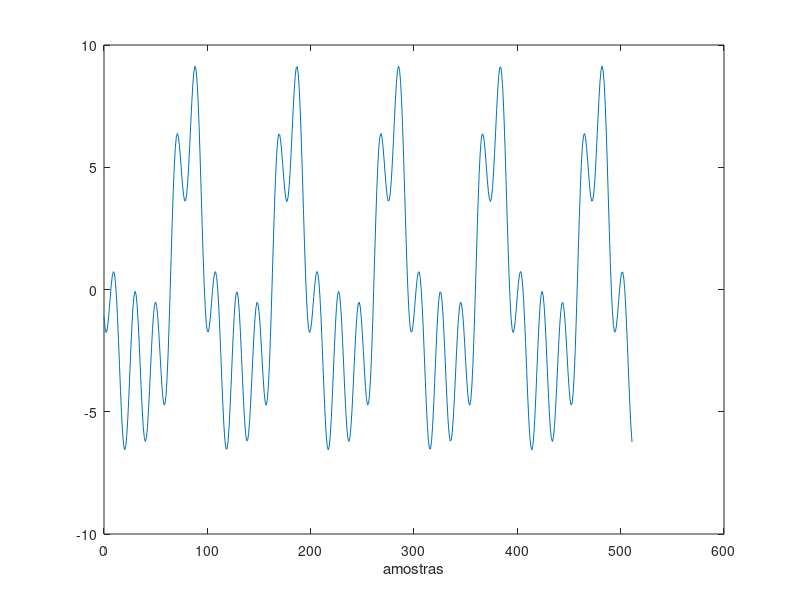
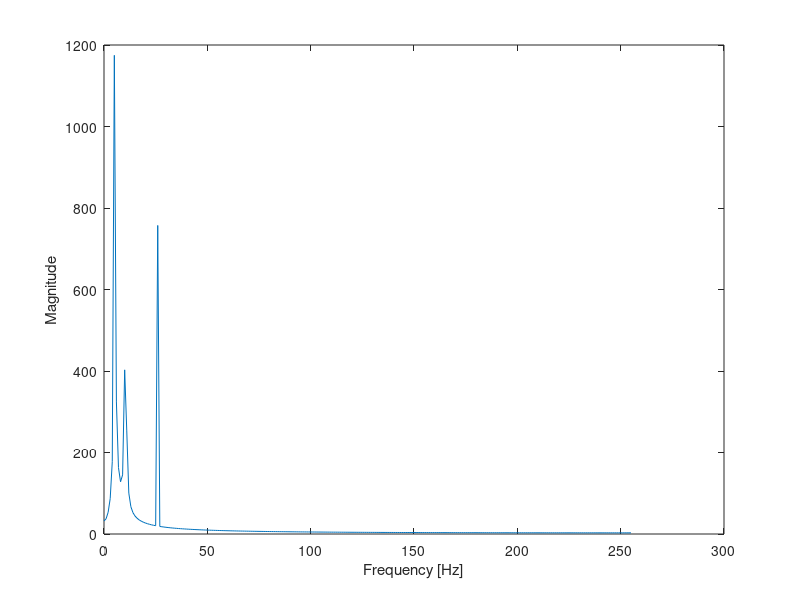
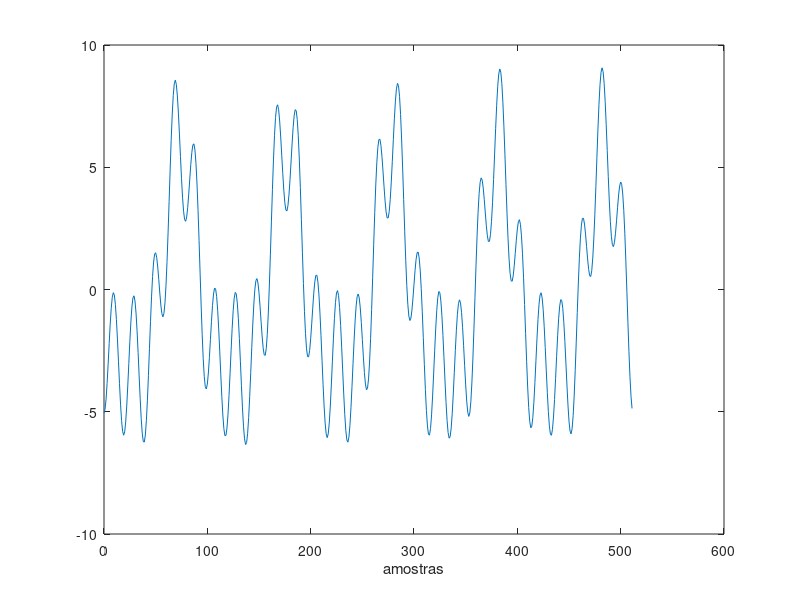
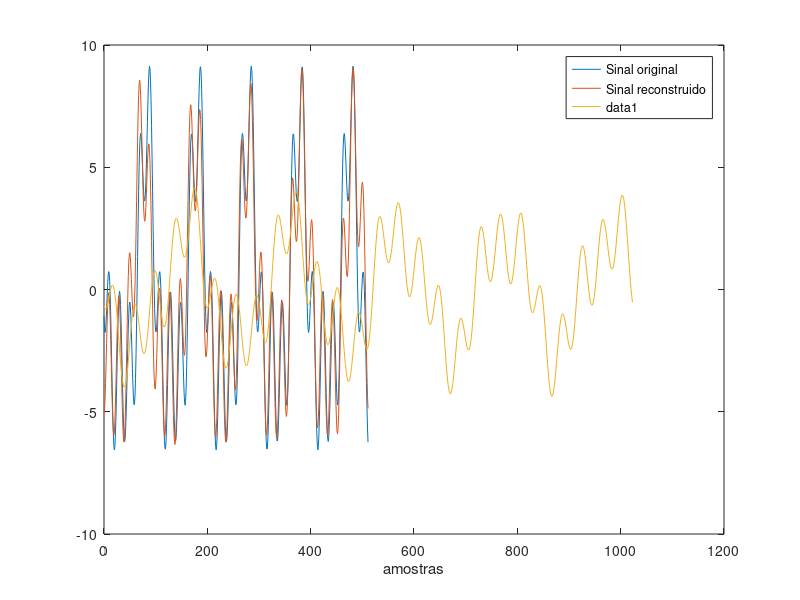

These charts were generated, in order, by the following MATLAB code: (Note: this script raises an error after producing the figures.)
% R1.a)
N=512;  w0=5.2*2*pi/N;  samples=0:N-1;
for n=1:length(samples)
    x(n)=5*cos(w0*samples(n) + 1)+ 2*cos(2*w0*samples(n) +2) +...
       3*cos(5*w0*samples(n) + 3);
end


%% R1.b)
plot(samples,x);
xlabel("amostras")
%% R1.c)
%N=512;
yfft=fft(x);
abs_yfft=abs(yfft);
angle_yfft=angle(yfft);
f=(0:N/2-1)./N;
figure()
    plot(samples(1:N/2),abs_yfft(1:N/2));
    xlabel("Frequency [Hz]");   ylabel("Magnitude");
figure()
    plot(samples(1:N/2),angle_yfft(1:N/2));
    xlabel("Frequecy [Hz]");    ylabel("Angle [rad]");

%% R1.d)

z=zeros(1,N);
n=1:N;
peaks=[ 5,  1174.68,    1.66111;
        10, 402.815,    -2.86734;
        26, 757.183,    3.02112];
for i=1:length(peaks)
    z=z+(2/N)*(peaks(i,2)*cos(2*pi*n*peaks(i,1)/N + peaks(i,3)));
end
plot(samples,z)
xlabel("amostras")

%% R1.e)
figure()
    plot(samples,x);
    hold on
    plot(samples,z);
    xlabel("amostras");
    legend("Sinal original", "Sinal reconstruido");


%% R1.f)
N=2*512;
w0=5.2*2*pi/N;
samples=0:N-1;
for n=1:length(samples)
    if n<N/2
    x(n)=5*cos(w0*samples(n) +1)+ 2*cos(2*w0*samples(n) +2) +...
       3*cos(5*w0*samples(n) + 3);
    else
    x(n)=0;    
    end
end
yfft=fft(x);
abs_yfft=abs(yfft);     angle_yfft=angle(yfft);
f=(0:N/2-1)./N;
z=zeros(1,N);
n=1:N;
peaks=[ 5,  1192.15,    1.33341;
        11, 368.903,    1.03408;
        26, 740.565,    3.02683];
for i=1:length(peaks)
    z=z+(2/N)*(peaks(i,2)*cos(2*pi*n*peaks(i,1)/N + peaks(i,3)));
end
plot(samples,z)
xlabel("amostras")
    
%% R2.a)
[p,Fs]=audioread('How_many_roads.wav');
% soundsc(p,Fs);

% R2.b) % get segment from sample 48500
M=2048;
seg=p(48500:48500+M-1);
plot(0:M-1, seg);
xlabel("amostras");
%spectrogram(seg,hann(N),3*N/4,4*N,Fs,'yaxis');
soundsc(seg,Fs)
aux=fft(seg);
figure()
f=(0:length(aux)/2)/length(aux);
plot(f,abs(aux(1:length(aux)/2 +1)/length(aux)));

% R2.c)



